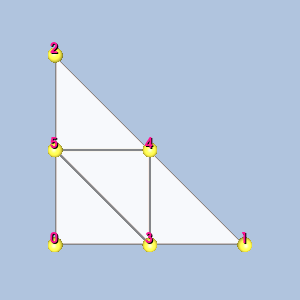

Generate this figure with Python:
#!/usr/bin/env python

# Render a single quadratic triangle isoparametric cell with vertex-ordering
# labels and gold sphere glyphs at the vertices.

# Factory overrides: importing these modules registers the OpenGL rendering
# and interaction style implementations for vtkRenderingCore factory classes.
import vtkmodules.vtkInteractionStyle  # noqa: F401
import vtkmodules.vtkRenderingOpenGL2  # noqa: F401
# VTK pipeline classes used in this example
from vtkmodules.vtkCommonCore import vtkPoints
from vtkmodules.vtkCommonDataModel import (
    vtkQuadraticTriangle,
    vtkUnstructuredGrid,
)
from vtkmodules.vtkFiltersSources import vtkSphereSource
from vtkmodules.vtkRenderingCore import (
    vtkActor,
    vtkActor2D,
    vtkDataSetMapper,
    vtkGlyph3DMapper,
    vtkProperty,
    vtkRenderWindow,
    vtkRenderWindowInteractor,
    vtkRenderer,
    vtkTextProperty,
)
from vtkmodules.vtkRenderingLabel import vtkLabeledDataMapper

# Colors (normalized RGB)
dark_salmon_rgb = (0.914, 0.588, 0.478)
seashell_rgb = (1.0, 0.961, 0.933)
gold_rgb = (1.0, 0.843, 0.0)
yellow_rgb = (1.0, 1.0, 0.0)
deep_pink_rgb = (1.0, 0.078, 0.576)
background_rgb = (0.690, 0.769, 0.871)

# Cell: build from parametric coordinates
cell = vtkQuadraticTriangle()
pc = cell.GetParametricCoords()
for i in range(cell.GetNumberOfPoints()):
    cell.GetPointIds().SetId(i, i)
    cell.GetPoints().SetPoint(i, pc[3 * i], pc[3 * i + 1], pc[3 * i + 2])

# Unstructured grid
grid = vtkUnstructuredGrid()
grid.SetPoints(cell.GetPoints())
grid.InsertNextCell(cell.GetCellType(), cell.GetPointIds())

# Center the cell at the origin
bounds = grid.GetBounds()
pts = grid.GetPoints()
new_pts = vtkPoints()
new_pts.SetNumberOfPoints(pts.GetNumberOfPoints())
for i in range(pts.GetNumberOfPoints()):
    px, py, pz = pts.GetPoint(i)
    new_pts.SetPoint(i, px - (bounds[0] + bounds[1]) / 2.0,
                     py - (bounds[2] + bounds[3]) / 2.0,
                     pz - (bounds[4] + bounds[5]) / 2.0)
grid.SetPoints(new_pts)

# Cell surface property
cell_surface_property = vtkProperty()
cell_surface_property.SetAmbientColor(dark_salmon_rgb)
cell_surface_property.SetDiffuseColor(seashell_rgb)
cell_surface_property.SetSpecularColor(1.0, 1.0, 1.0)
cell_surface_property.SetSpecular(0.5)
cell_surface_property.SetDiffuse(0.7)
cell_surface_property.SetAmbient(0.5)
cell_surface_property.SetSpecularPower(20.0)
cell_surface_property.SetOpacity(0.9)
cell_surface_property.EdgeVisibilityOn()
cell_surface_property.SetLineWidth(3)

mapper = vtkDataSetMapper()
mapper.SetInputData(grid)
actor = vtkActor()
actor.SetMapper(mapper)
actor.SetProperty(cell_surface_property)

# Vertex labels
label_text_property = vtkTextProperty()
label_text_property.BoldOn()
label_text_property.ShadowOn()
label_text_property.SetJustificationToCentered()
label_text_property.SetColor(deep_pink_rgb)
label_text_property.SetFontSize(14)

label_mapper = vtkLabeledDataMapper()
label_mapper.SetInputData(grid)
label_mapper.SetLabelTextProperty(label_text_property)
label_actor = vtkActor2D()
label_actor.SetMapper(label_mapper)

# Vertex glyphs: gold spheres
sphere = vtkSphereSource()
sphere.SetPhiResolution(21)
sphere.SetThetaResolution(21)
sphere.SetRadius(0.04)

glyph_mapper = vtkGlyph3DMapper()
glyph_mapper.SetInputData(grid)
glyph_mapper.SetSourceConnection(sphere.GetOutputPort())
glyph_mapper.ScalingOn()
glyph_mapper.ScalarVisibilityOff()

point_glyph_property = vtkProperty()
point_glyph_property.SetAmbientColor(gold_rgb)
point_glyph_property.SetDiffuseColor(yellow_rgb)
point_glyph_property.SetSpecularColor(1.0, 1.0, 1.0)
point_glyph_property.SetSpecular(0.5)
point_glyph_property.SetDiffuse(0.7)
point_glyph_property.SetAmbient(0.5)
point_glyph_property.SetSpecularPower(20.0)
point_glyph_property.SetOpacity(1.0)

glyph_actor = vtkActor()
glyph_actor.SetMapper(glyph_mapper)
glyph_actor.SetProperty(point_glyph_property)

# Renderer
renderer = vtkRenderer()
renderer.AddActor(actor)
renderer.AddActor(label_actor)
renderer.AddActor(glyph_actor)
renderer.SetBackground(background_rgb)

# Window
render_window = vtkRenderWindow()
render_window.AddRenderer(renderer)
render_window.SetWindowName("isoparametric cell quadratic triangle")
render_window.SetMultiSamples(0)
render_window.SetSize(300, 300)

# Interactor
render_window_interactor = vtkRenderWindowInteractor()
render_window_interactor.SetRenderWindow(render_window)

# Scene: configure the camera
renderer.ResetCamera()

render_window_interactor.Initialize()
render_window_interactor.Start()
